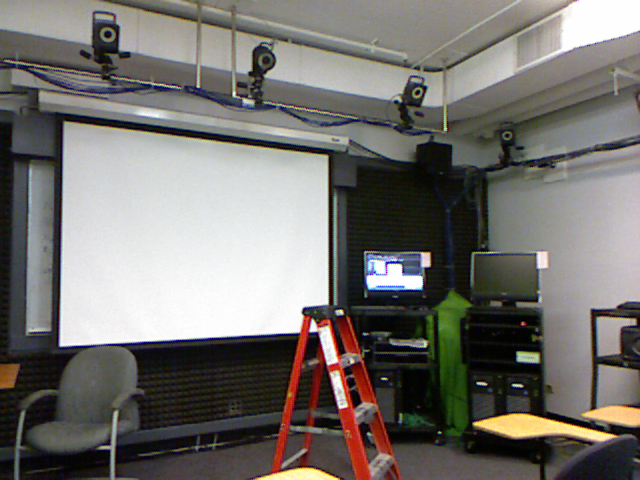
%> input picture cross_bf/img_rgb.ppm, 640 x 480 px
$ octave demo_mex_cross_bilateral_filter.m   (GNU Octave 9; MATLAB toolbox functions it lacks are replaced by stand-ins)
%> lines starting %> are read from the running program, lines starting %| are printed output that depends on the picture; in (x1, y1, x2, y2) boxes, pixels count from 0 and x2, y2 are one past the last pixel; in counts of white or black regions, pixels touching at a corner belong together; the program's own positions count from 1
Make;
%> (this line was passed over: Make is not available in this run)

imgRgb = imread('img_rgb.ppm');
%> imgRgb is the input picture: size 480x640x3 uint8; mean R, G, B 116.9, 113.9, 110.2
imgDepth = imread('img_depth.pgm');
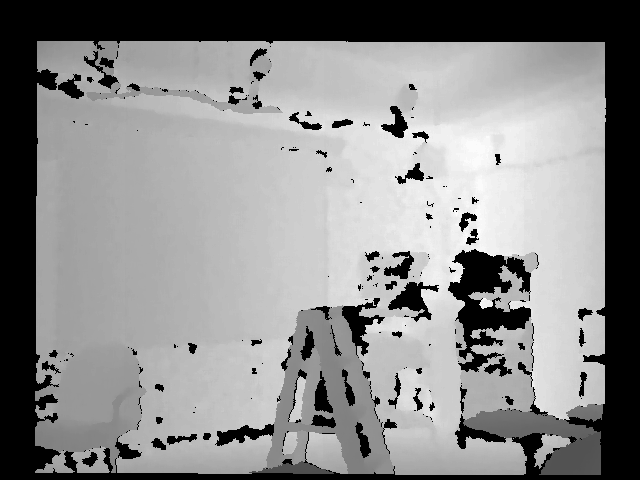
%> input picture cross_bf/img_depth.pgm, 640 x 480 px
%> imgDepth is the input picture: size 480x640 uint8; min 0, max 255, mean 138.2
imgMask = imgDepth == 0 | imgDepth == 255;
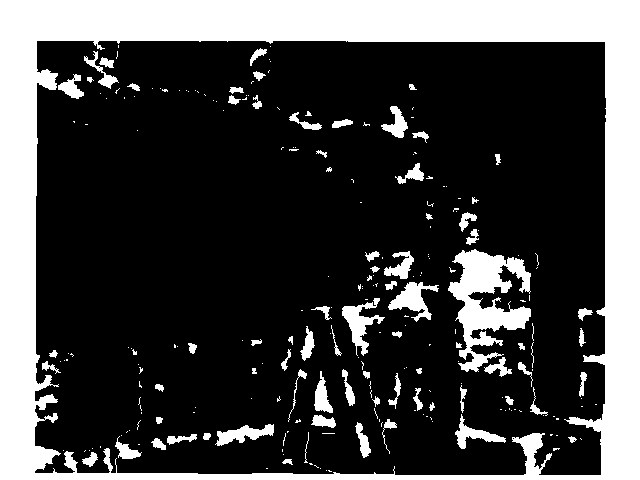
%> imgMask: size 480x640 logical; 26.1% white; 239 white regions (161 under 20 px), largest, box (x1, y1, x2, y2) and area: (0, 0, 640, 480) 64132, (448, 249, 531, 372) 4802, (342, 298, 385, 356) 891

spaceSigmas = [12 5 8];
rangeSigmas = [0.2 0.08 0.02];

for ii = 1 : 10
tic;
%> (the run ends here)
